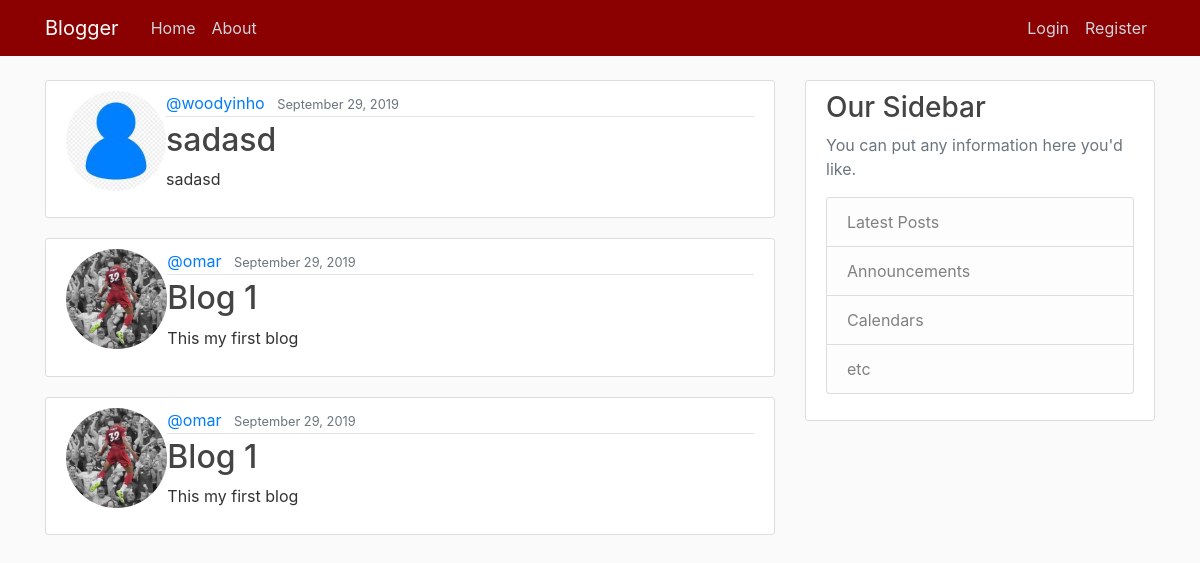
The page / on the database its author committed.
### blog/models.py (models this page shows, shortened)
class Post(models.Model):
    title = models.CharField(max_length=100)
    content = models.TextField()
    date_posted = models.DateTimeField(default=timezone.now)
    author = models.ForeignKey(User, on_delete=models.CASCADE)

### accounts/models.py (models this page shows, shortened)
class Profile(models.Model):
    user = models.OneToOneField(User, on_delete=models.CASCADE)
    image = models.ImageField(default='default.jpg', upload_to='profile_pics')

### blog/views.py (the view)
# urls.py: path('', views.PostListView.as_view(), name='blog-home'),
class PostListView(ListView):
    model = Post
    template_name = 'blog/home.html'
    context_object_name = 'posts'
    ordering = ['-date_posted']

### blog/templates/blog/home.html
{% extends "blog/base.html"%}
  {% block content %}
    {% for post in posts %}
    <article class="media content-section">
      <img class="rounded-circle article-image" src="{{ post.author.profile.image.url }}">
  <div class="media-body">
    <div class="article-metadata">
      <a class="mr-2" href="#">@{{ post.author }}</a>
      <small class="text-muted">{{ post.date_posted|date:"F d, Y" }}</small>
    </div>
    <h2><a class="article-title" href="{% url 'post-detail' post.id %}">{{ post.title }}</a></h2>
    <p class="article-content">{{ post.content }}</p>
  </div>
</article>
    {% endfor %}
  {% endblock content %}

### blog/templates/blog/base.html (shortened to what this page needs)
{% load static %}
<!DOCTYPE html>
<html lang="en" dir="ltr">
  <head>
    <link rel="stylesheet" href="https://stackpath.bootstrapcdn.com/bootstrap/4.3.1/css/bootstrap.min.css">
    <link rel="stylesheet" href="{% static 'blog/main.css' %}">
  </head>
  <body>
    <header class="site-header">
      <nav class="navbar navbar-expand-md navbar-dark bg-company-red fixed-top">
        <div class="container">
          <a class="navbar-brand mr-4" href="/">Blogger</a>
          <div class="collapse navbar-collapse" id="navbarToggle">
            <div class="navbar-nav mr-auto">
              <a class="nav-item nav-link" href="{% url 'blog-home'%}">Home</a>
              <a class="nav-item nav-link" href="{% url 'blog-about'%}">About</a>
            </div>
            <div class="navbar-nav">
              {% if user.is_authenticated %}
                <a class="nav-item nav-link" href="{% url 'post-create'%}">New Post</a>
                <a class="nav-item nav-link" href="{% url 'profile'%}">@{{user}}</a>
                <a class="nav-item nav-link" href="{% url 'logout'%}">Logout</a>
              {% else %}
                <a class="nav-item nav-link" href="{% url 'login'%}">Login</a>
                <a class="nav-item nav-link" href="{% url 'register'%}">Register</a>
              {% endif %}
            </div>
          </div>
        </div>
      </nav>
    </header>
    <main role="main" class="container">
  <div class="row">
    <div class="col-md-8">
      {% block content %}{% endblock %}
    </div>
    <div class="col-md-4">
      <div class="content-section">
        <h3>Our Sidebar</h3>
        <p class='text-muted'>You can put any information here you'd like.
          <ul class="list-group">
              <li class="list-group-item list-group-item-light">Latest Posts</li>
              <li class="list-group-item list-group-item-light">Announcements</li>
              <li class="list-group-item list-group-item-light">Calendars</li>
              <li class="list-group-item list-group-item-light">etc</li>
          </ul>
        </p>
      </div>
    </div>
  </div>
  </main>
  </body>
</html>

### blog/static/blog/main.css (style rules this page uses)
body { background: #fafafa; color: #333333; margin-top: 5rem; }
h1, h2, h3, h4, h5, h6 { color: #444444; }
ul { margin: 0; }
.site-header .navbar-nav .nav-link { color: #cbd5db; }
.content-section { background: #ffffff; padding: 10px 20px; border: 1px solid #dddddd; border-radius: 3px; margin-bottom: 20px; }
.article-title { color: #444444; }
.article-content { white-space: pre-line; }
.article-metadata { padding-bottom: 1px; margin-bottom: 4px; border-bottom: 1px solid #e3e3e3 }
.bg-company-red { background-color: darkred !important; }

### blog/templates/blog/base.html (style rules this page uses)
img { height: 100px; width: 100px margin-left:0px; }

### rows shown on the page
Post: author.profile.image (placeholder picture), author "woodyinho", date_posted "September 29, 2019", title "sadasd", content "sadasd"
Post: author.profile.image (picture), author "omar", date_posted "September 29, 2019", title "Blog 1", content "This my first blog"
Post: author.profile.image (picture), author "omar", date_posted "September 29, 2019", title "Blog 1", content "This my first blog"
